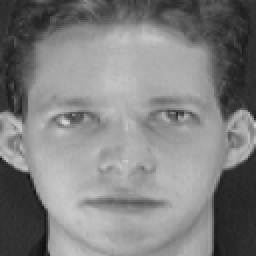
%> input picture trabalho1/ex2/FaceImages/face1.bmp, 128 x 128 px (shown 2 times larger)
$ octave --eval "funcTestFace;"   (GNU Octave 9; MATLAB toolbox functions it lacks are replaced by stand-ins)
%> lines starting %> are read from the running program, lines starting %| are printed output that depends on the picture
### trabalho1/ex2/face_detection.m
%
% ISEL - Instituto Superior de Engenharia de Lisboa.
%
% LEIC - Licenciatura em Engenharia Informatica e de Computadores.
% MEIC - Mestrado em Engenharia Informatica e de Computadores.
%
% PIB - Processamento de Imagem e Biometria.
%
% face_detection.m
% Transforma玢o T aplicada atrav閟 de tabela de lookup.

%Para uma imagem de face, procura localizar os extremos da face e afixar um ret鈔gulo a
%delimitar a face. Apresente os resultados experimentais obtidos com as imagens do conjunto FaceImages.zip

function face_detection(filename)
%> called with filename = 'FaceImages\face1.bmp'

    if nargin==0
         filename = 'FaceImages\face1.bmp';
    end

    % Fechar todas as janelas de figuras.
    close all;

    % Limpar a consola.
    clc;

    % Ler a imagem a partir do ficheiro.
    I = imread(filename);
%> I is the input picture: size 128x128 uint8; min 14, max 212, mean 127.9

    %https://www.mathworks.com/help/vision/ref/vision.cascadeobjectdetector.step.html
        % Para detetar uma face
        detetor = vision.CascadeObjectDetector;

        % Retorna os valores da caixa de limite com base no n鷐ero de objetos
        caixa = step(detetor, I)
%> caixa = [10 20 105 105]
    %

    % apresentar imagem
    figure(1); imshow(I); title(' Face detetada ');

    % desenhar a caixa
    for i = 1:size(caixa,1)
        rectangle('Position',caixa(i,:),'LineWidth',5,'LineStyle','-','EdgeColor','r');
    end
%> this loop made 1 pass

end

### trabalho1/ex2/funcTestFace.m
%
% ISEL - Instituto Superior de Engenharia de Lisboa.
%
% LEIC - Licenciatura em Engenharia Informatica e de Computadores.
% MEIC - Mestrado em Engenharia Informatica e de Computadores.
%
% PIB - Processamento de Imagem e Biometria.
%
% Para testar todas as imagens da pasta FaceImages

function funcTestFace()
    face_detection('FaceImages\face1.bmp')
%> figure, not shown here; shown 3 times larger; its title reads 'Face detetada'
    face_detection('FaceImages\face2.bmp') % nop
%> call 2 of face_detection, with filename = 'FaceImages\face2.bmp'
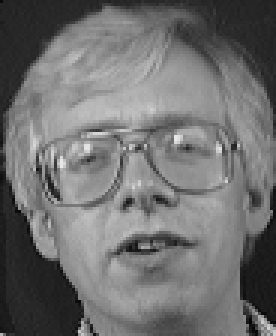
%> input picture trabalho1/ex2/FaceImages/face2.bmp, 92 x 112 px (shown 3 times larger)
%> in face_detection, I is the input picture: size 112x92 uint8; min 3, max 231, mean 111.9
%> in face_detection (call 2), `caixa = step(detetor, I)`: caixa = []
    face_detection('FaceImages\face3.bmp')
%> call 3 of face_detection, with filename = 'FaceImages\face3.bmp'
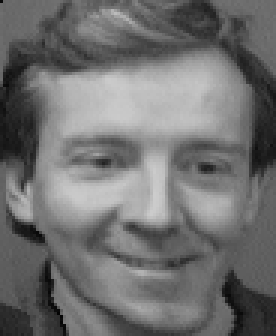
%> input picture trabalho1/ex2/FaceImages/face3.bmp, 92 x 112 px (shown 3 times larger)
%> in face_detection, I is the input picture: size 112x92 uint8; min 4, max 204, mean 112
%> in face_detection (call 3), `caixa = step(detetor, I)`: caixa = [10 24 79 79]
%> the loop in face_detection (call 3), `for i = 1:size(caixa,1)` made 1 pass
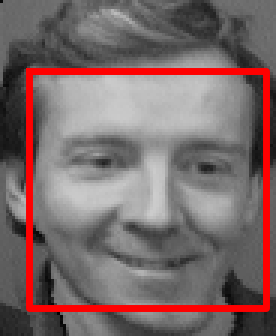
%> figure redrawn from the program's plot data; shown 3 times larger; its title reads 'Face detetada'
    face_detection('FaceImages\face4.bmp')
%> call 4 of face_detection, with filename = 'FaceImages\face4.bmp'
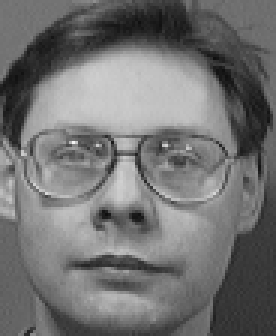
%> input picture trabalho1/ex2/FaceImages/face4.bmp, 92 x 112 px (shown 3 times larger)
%> in face_detection, I is the input picture: size 112x92 uint8; min 15, max 244, mean 114.4
%> in face_detection (call 4), `caixa = step(detetor, I)`: caixa = [5 22 79 79]
%> the loop in face_detection (call 4), `for i = 1:size(caixa,1)` made 1 pass
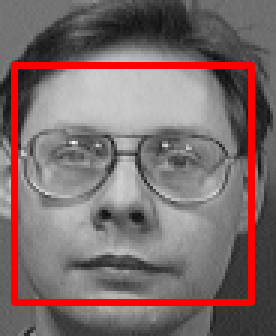
%> figure redrawn from the program's plot data; shown 3 times larger; its title reads 'Face detetada'
    face_detection('FaceImages\face5.bmp')
%> call 5 of face_detection, with filename = 'FaceImages\face5.bmp'
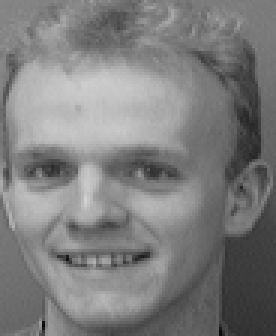
%> input picture trabalho1/ex2/FaceImages/face5.bmp, 92 x 112 px (shown 3 times larger)
%> in face_detection, I is the input picture: size 112x92 uint8; min 9, max 211, mean 125.6
%> in face_detection (call 5), `caixa = step(detetor, I)`: caixa = [2 33 65 65]
%> the loop in face_detection (call 5), `for i = 1:size(caixa,1)` made 1 pass
%> `funcTestFace;`:
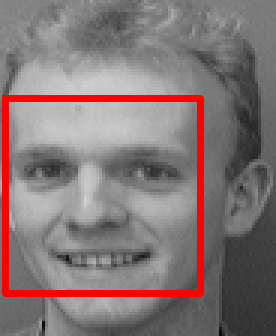
%> figure redrawn from the program's plot data; shown 3 times larger; its title reads 'Face detetada'
end
